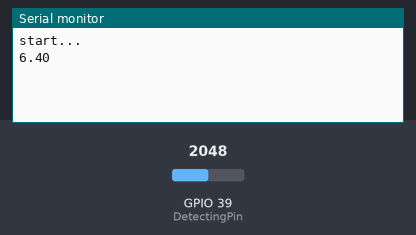
A sketch run on a simulated ESP32. On the bench: the last lines printed to the serial monitor. The inputs (shaded band) are chosen by the test bench; at power-on: GPIO 39 (DetectingPin) = 2048.

Above: at 1.7 s.
1.8 s: GPIO 39 (DetectingPin) set to 2866
At 3.9 s:
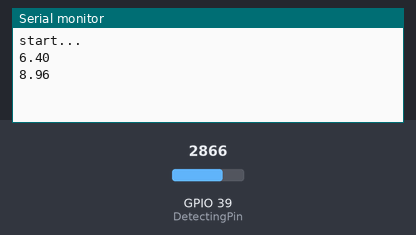
4.5 s: GPIO 39 (DetectingPin) set to 3603
At 5.5 s:
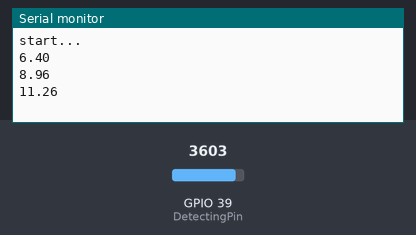
Timing chart, 0 to 7.5 s (numbered marks = the images above; inputs shaded):
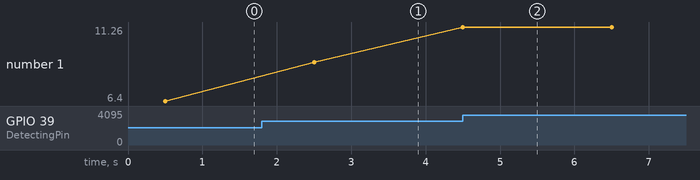

Measured:
- after the input at 1.8 s, the serial monitor: prints a new line after 0.70 s (image 1)
- after the input at 4.5 s, the serial monitor: prints a new line at once (image 2)
- plotted number 1: 6.4 → 8.96 after the input at 1.8 s, 8.96 → 11.26 after the input at 4.5 s

The sketch:

Detecting_Voltage.ino
```cpp
// ADC检测电压例程

#define DetectingPin 39 // 检测引脚

void setup() {
  // put your setup code here, to run once:
  Serial.begin(115200);        // 设置串口波特率
  Serial.println("start...");  // 串口打印"start..."
  delay(500); // 延时500毫秒
}

void loop() {
  // put your main code here, to run repeatedly:
  // 读取检测电压引脚的值，采用12位ADC转换，范围是0~4095
  float ReadValue = analogRead(DetectingPin);
  // 引脚检测的满量程是3.3V，实际测得是3.2V，所以检测电路采用了分压检测，分压系数是0.25
  // 总电压 = 分压电压 / 分压系数
  float VoltageValue = ((ReadValue / 4095) * 3.2) / 0.25; // 按照公式求总电压
  Serial.println(VoltageValue); // 串口打印总电压
  delay(2000); // 延时2000毫秒
}
```
